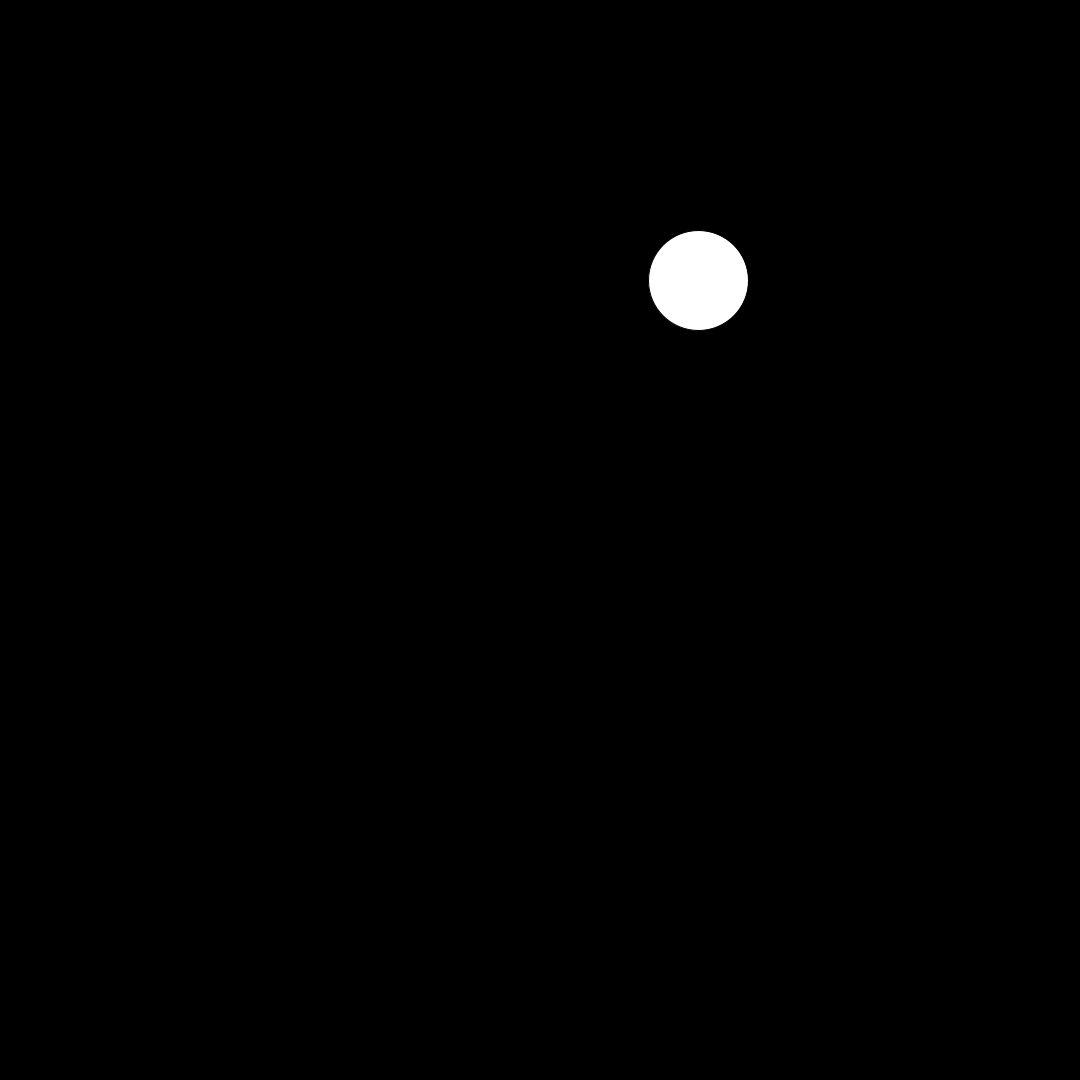
Frame 1 (no input)
Frame 60 (the mouse pressed at the canvas centre just before this capture): identical to frame 1, image omitted
Frame 120 (the mouse held since frame 60 and released just before this capture): identical to frame 1, image omitted

The Processing sketch that drew this single still picture (run headless with seeded random() and noise(); from frame 60 on, the mouse is pressed at the canvas centre):

// Processing sketch: basicoverlap
// ── basicoverlap.pde
float circleRadius = 100.0;
float xPos, yPos;

void setup() {
  size(1080,1080);
  
  xPos = random(0,width);
  yPos = random(0,height);
  
  rectMode(CENTER);
}

void draw() {
  
  background(0);
  
  if (dist(mouseX, mouseY, xPos, yPos) < circleRadius) {
    fill(255,0,255);
  }
  else {
    fill(255,255,255);
  }
  
  ellipse(xPos, yPos, circleRadius, circleRadius);
  
  
}
